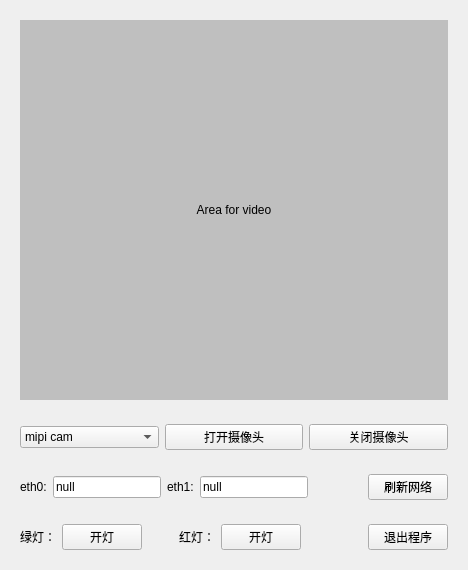
<?xml version="1.0" encoding="UTF-8"?>
<ui version="4.0">
 <class>Widget</class>
 <widget class="QWidget" name="Widget">
  <property name="geometry">
   <rect>
    <x>0</x>
    <y>0</y>
    <width>468</width>
    <height>570</height>
   </rect>
  </property>
  <property name="windowTitle">
   <string>Widget</string>
  </property>
  <layout class="QVBoxLayout" name="verticalLayout" stretch="1,0,0,0">
   <item>
    <widget class="QWidget" name="widget_3" native="true">
     <layout class="QHBoxLayout" name="horizontalLayout_3">
      <item>
       <widget class="QLabel" name="lb_show">
        <property name="baseSize">
         <size>
          <width>640</width>
          <height>480</height>
         </size>
        </property>
        <property name="styleSheet">
         <string notr="true">background-color: rgb(191, 191, 191);</string>
        </property>
        <property name="text">
         <string>Area for video</string>
        </property>
        <property name="alignment">
         <set>Qt::AlignCenter</set>
        </property>
       </widget>
      </item>
     </layout>
    </widget>
   </item>
   <item>
    <widget class="QWidget" name="widget" native="true">
     <layout class="QHBoxLayout" name="horizontalLayout">
      <item>
       <widget class="QComboBox" name="cb_cam_sel">
        <item>
         <property name="text">
          <string>mipi cam</string>
         </property>
        </item>
        <item>
         <property name="text">
          <string>usb cam</string>
         </property>
        </item>
       </widget>
      </item>
      <item>
       <widget class="QPushButton" name="pb_open">
        <property name="text">
         <string>打开摄像头</string>
        </property>
       </widget>
      </item>
      <item>
       <widget class="QPushButton" name="pb_close">
        <property name="text">
         <string>关闭摄像头</string>
        </property>
       </widget>
      </item>
     </layout>
    </widget>
   </item>
   <item>
    <widget class="QWidget" name="widget_4" native="true">
     <layout class="QHBoxLayout" name="horizontalLayout_4">
      <item>
       <widget class="QLabel" name="label_3">
        <property name="text">
         <string>eth0:</string>
        </property>
       </widget>
      </item>
      <item>
       <widget class="QLineEdit" name="le_eth0">
        <property name="text">
         <string>null</string>
        </property>
       </widget>
      </item>
      <item>
       <widget class="QLabel" name="label_4">
        <property name="text">
         <string>eth1:</string>
        </property>
       </widget>
      </item>
      <item>
       <widget class="QLineEdit" name="le_eth1">
        <property name="text">
         <string>null</string>
        </property>
       </widget>
      </item>
      <item>
       <spacer name="horizontalSpacer_4">
        <property name="orientation">
         <enum>Qt::Horizontal</enum>
        </property>
        <property name="sizeHint" stdset="0">
         <size>
          <width>40</width>
          <height>20</height>
         </size>
        </property>
       </spacer>
      </item>
      <item>
       <widget class="QPushButton" name="pb_flush_net">
        <property name="text">
         <string>刷新网络</string>
        </property>
       </widget>
      </item>
     </layout>
    </widget>
   </item>
   <item>
    <widget class="QWidget" name="widget_2" native="true">
     <layout class="QHBoxLayout" name="horizontalLayout_2">
      <item>
       <widget class="QLabel" name="label">
        <property name="text">
         <string>绿灯：</string>
        </property>
       </widget>
      </item>
      <item>
       <widget class="QPushButton" name="pb_green">
        <property name="text">
         <string>开灯</string>
        </property>
       </widget>
      </item>
      <item>
       <spacer name="horizontalSpacer">
        <property name="orientation">
         <enum>Qt::Horizontal</enum>
        </property>
        <property name="sizeHint" stdset="0">
         <size>
          <width>40</width>
          <height>20</height>
         </size>
        </property>
       </spacer>
      </item>
      <item>
       <widget class="QLabel" name="label_2">
        <property name="text">
         <string>红灯：</string>
        </property>
       </widget>
      </item>
      <item>
       <widget class="QPushButton" name="pb_red">
        <property name="text">
         <string>开灯</string>
        </property>
       </widget>
      </item>
      <item>
       <spacer name="horizontalSpacer_2">
        <property name="orientation">
         <enum>Qt::Horizontal</enum>
        </property>
        <property name="sizeHint" stdset="0">
         <size>
          <width>40</width>
          <height>20</height>
         </size>
        </property>
       </spacer>
      </item>
      <item>
       <spacer name="horizontalSpacer_3">
        <property name="orientation">
         <enum>Qt::Horizontal</enum>
        </property>
        <property name="sizeHint" stdset="0">
         <size>
          <width>40</width>
          <height>20</height>
         </size>
        </property>
       </spacer>
      </item>
      <item>
       <widget class="QPushButton" name="pb_exit">
        <property name="text">
         <string>退出程序</string>
        </property>
       </widget>
      </item>
     </layout>
     <zorder>pb_exit</zorder>
     <zorder>label_2</zorder>
     <zorder>pb_green</zorder>
     <zorder>label</zorder>
     <zorder>pb_red</zorder>
     <zorder>horizontalSpacer</zorder>
     <zorder>horizontalSpacer_2</zorder>
     <zorder>horizontalSpacer_3</zorder>
    </widget>
   </item>
  </layout>
 </widget>
 <resources/>
 <connections/>
</ui>
